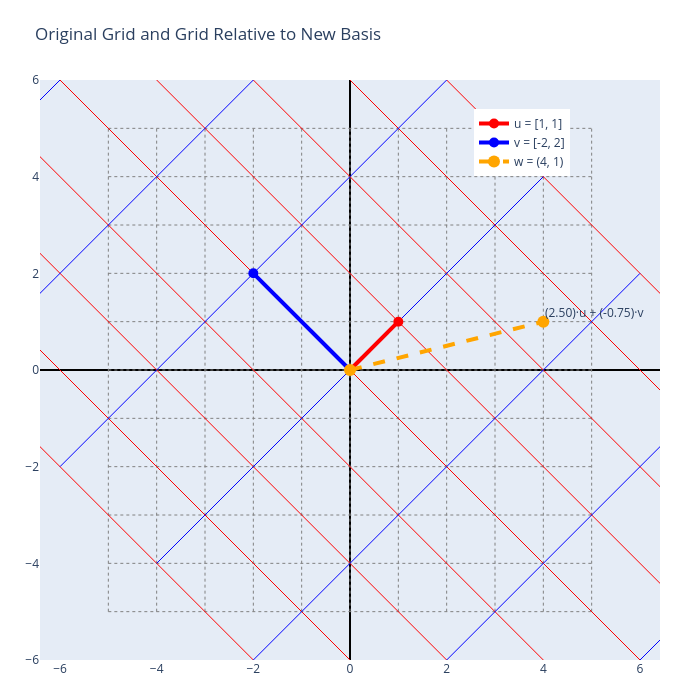

This figure's notebook cell:
### Code cell
# Define the new basis vectors
u = np.array([1, 1])
v = np.array([-2, 2])

fig = show_basis_vectors(u, v)
fig.show()

### Figure 1 — Plotly figure (JSON) as saved in the notebook; plotly's stock layout.template omitted (floating-point values rounded to 4 significant figures)
{"data": [{"hoverinfo": "skip", "line": {"color": "gray", "dash": "dot", "width": 1}, "mode": "lines", "showlegend": false, "type": "scatter", "x": [-5, -5], "y": [-5, 5]}, {"hoverinfo": "skip", "line": {"color": "gray", "dash": "dot", "width": 1}, "mode": "lines", "showlegend": false, "type": "scatter", "x": [-4, -4], "y": [-5, 5]}, {"hoverinfo": "skip", "line": {"color": "gray", "dash": "dot", "width": 1}, "mode": "lines", "showlegend": false, "type": "scatter", "x": [-3, -3], "y": [-5, 5]}, {"hoverinfo": "skip", "line": {"color": "gray", "dash": "dot", "width": 1}, "mode": "lines", "showlegend": false, "type": "scatter", "x": [-2, -2], "y": [-5, 5]}, {"hoverinfo": "skip", "line": {"color": "gray", "dash": "dot", "width": 1}, "mode": "lines", "showlegend": false, "type": "scatter", "x": [-1, -1], "y": [-5, 5]}, {"hoverinfo": "skip", "line": {"color": "gray", "dash": "dot", "width": 1}, "mode": "lines", "showlegend": false, "type": "scatter", "x": [0, 0], "y": [-5, 5]}, {"hoverinfo": "skip", "line": {"color": "gray", "dash": "dot", "width": 1}, "mode": "lines", "showlegend": false, "type": "scatter", "x": [1, 1], "y": [-5, 5]}, {"hoverinfo": "skip", "line": {"color": "gray", "dash": "dot", "width": 1}, "mode": "lines", "showlegend": false, "type": "scatter", "x": [2, 2], "y": [-5, 5]}, {"hoverinfo": "skip", "line": {"color": "gray", "dash": "dot", "width": 1}, "mode": "lines", "showlegend": false, "type": "scatter", "x": [3, 3], "y": [-5, 5]}, {"hoverinfo": "skip", "line": {"color": "gray", "dash": "dot", "width": 1}, "mode": "lines", "showlegend": false, "type": "scatter", "x": [4, 4], "y": [-5, 5]}, {"hoverinfo": "skip", "line": {"color": "gray", "dash": "dot", "width": 1}, "mode": "lines", "showlegend": false, "type": "scatter", "x": [5, 5], "y": [-5, 5]}, {"hoverinfo": "skip", "line": {"color": "gray", "dash": "dot", "width": 1}, "mode": "lines", "showlegend": false, "type": "scatter", "x": [-5, 5], "y": [-5, -5]}, {"hoverinfo": "skip", "line": {"color": "gray", "dash": "dot", "width": 1}, "mode": "lines", "showlegend": false, "type": "scatter", "x": [-5, 5], "y": [-4, -4]}, {"hoverinfo": "skip", "line": {"color": "gray", "dash": "dot", "width": 1}, "mode": "lines", "showlegend": false, "type": "scatter", "x": [-5, 5], "y": [-3, -3]}, {"hoverinfo": "skip", "line": {"color": "gray", "dash": "dot", "width": 1}, "mode": "lines", "showlegend": false, "type": "scatter", "x": [-5, 5], "y": [-2, -2]}, {"hoverinfo": "skip", "line": {"color": "gray", "dash": "dot", "width": 1}, "mode": "lines", "showlegend": false, "type": "scatter", "x": [-5, 5], "y": [-1, -1]}, {"hoverinfo": "skip", "line": {"color": "gray", "dash": "dot", "width": 1}, "mode": "lines", "showlegend": false, "type": "scatter", "x": [-5, 5], "y": [0, 0]}, {"hoverinfo": "skip", "line": {"color": "gray", "dash": "dot", "width": 1}, "mode": "lines", "showlegend": false, "type": "scatter", "x": [-5, 5], "y": [1, 1]}, {"hoverinfo": "skip", "line": {"color": "gray", "dash": "dot", "width": 1}, "mode": "lines", "showlegend": false, "type": "scatter", "x": [-5, 5], "y": [2, 2]}, {"hoverinfo": "skip", "line": {"color": "gray", "dash": "dot", "width": 1}, "mode": "lines", "showlegend": false, "type": "scatter", "x": [-5, 5], "y": [3, 3]}, {"hoverinfo": "skip", "line": {"color": "gray", "dash": "dot", "width": 1}, "mode": "lines", "showlegend": false, "type": "scatter", "x": [-5, 5], "y": [4, 4]}, {"hoverinfo": "skip", "line": {"color": "gray", "dash": "dot", "width": 1}, "mode": "lines", "showlegend": false, "type": "scatter", "x": [-5, 5], "y": [5, 5]}, {"hoverinfo": "skip", "line": {"color": "red", "width": 1}, "mode": "lines", "showlegend": false, "type": "scatter", "x": [4, -12], "y": [-12, 4]}, {"hoverinfo": "skip", "line": {"color": "red", "width": 1}, "mode": "lines", "showlegend": false, "type": "scatter", "x": [5, -11], "y": [-11, 5]}, {"hoverinfo": "skip", "line": {"color": "red", "width": 1}, "mode": "lines", "showlegend": false, "type": "scatter", "x": [6, -10], "y": [-10, 6]}, {"hoverinfo": "skip", "line": {"color": "red", "width": 1}, "mode": "lines", "showlegend": false, "type": "scatter", "x": [7, -9], "y": [-9, 7]}, {"hoverinfo": "skip", "line": {"color": "red", "width": 1}, "mode": "lines", "showlegend": false, "type": "scatter", "x": [8, -8], "y": [-8, 8]}, {"hoverinfo": "skip", "line": {"color": "red", "width": 1}, "mode": "lines", "showlegend": false, "type": "scatter", "x": [9, -7], "y": [-7, 9]}, {"hoverinfo": "skip", "line": {"color": "red", "width": 1}, "mode": "lines", "showlegend": false, "type": "scatter", "x": [10, -6], "y": [-6, 10]}, {"hoverinfo": "skip", "line": {"color": "red", "width": 1}, "mode": "lines", "showlegend": false, "type": "scatter", "x": [11, -5], "y": [-5, 11]}, {"hoverinfo": "skip", "line": {"color": "red", "width": 1}, "mode": "lines", "showlegend": false, "type": "scatter", "x": [12, -4], "y": [-4, 12]}, {"hoverinfo": "skip", "line": {"color": "blue", "width": 1}, "mode": "lines", "showlegend": false, "type": "scatter", "x": [4, 12], "y": [-12, -4]}, {"hoverinfo": "skip", "line": {"color": "blue", "width": 1}, "mode": "lines", "showlegend": false, "type": "scatter", "x": [2, 10], "y": [-10, -2]}, {"hoverinfo": "skip", "line": {"color": "blue", "width": 1}, "mode": "lines", "showlegend": false, "type": "scatter", "x": [0, 8], "y": [-8, 0]}, {"hoverinfo": "skip", "line": {"color": "blue", "width": 1}, "mode": "lines", "showlegend": false, "type": "scatter", "x": [-2, 6], "y": [-6, 2]}, {"hoverinfo": "skip", "line": {"color": "blue", "width": 1}, "mode": "lines", "showlegend": false, "type": "scatter", "x": [-4, 4], "y": [-4, 4]}, {"hoverinfo": "skip", "line": {"color": "blue", "width": 1}, "mode": "lines", "showlegend": false, "type": "scatter", "x": [-6, 2], "y": [-2, 6]}, {"hoverinfo": "skip", "line": {"color": "blue", "width": 1}, "mode": "lines", "showlegend": false, "type": "scatter", "x": [-8, 0], "y": [0, 8]}, {"hoverinfo": "skip", "line": {"color": "blue", "width": 1}, "mode": "lines", "showlegend": false, "type": "scatter", "x": [-10, -2], "y": [2, 10]}, {"hoverinfo": "skip", "line": {"color": "blue", "width": 1}, "mode": "lines", "showlegend": false, "type": "scatter", "x": [-12, -4], "y": [4, 12]}, {"line": {"color": "red", "width": 4}, "marker": {"size": 10}, "mode": "lines+markers", "name": "u = [1, 1]", "type": "scatter", "x": [0, 1], "y": [0, 1]}, {"line": {"color": "blue", "width": 4}, "marker": {"size": 10}, "mode": "lines+markers", "name": "v = [-2, 2]", "type": "scatter", "x": [0, -2], "y": [0, 2]}, {"line": {"color": "orange", "dash": "dash", "width": 4}, "marker": {"size": 12}, "mode": "lines+markers", "name": "w = (4, 1)", "type": "scatter", "x": [0, 4], "y": [0, 1]}, {"marker": {"color": "rgba(0,0,0,0)", "size": 1}, "mode": "markers+text", "showlegend": false, "text": ["(2.50)·u + (-0.75)·v"], "textposition": "top right", "type": "scatter", "x": [4], "y": [1]}], "layout": {"height": 700, "legend": {"x": 0.7, "y": 0.95}, "margin": {"b": 40, "l": 40, "r": 40, "t": 80}, "title": {"text": "Original Grid and Grid Relative to New Basis"}, "width": 700, "xaxis": {"range": [-6, 6], "showgrid": false, "zeroline": true, "zerolinecolor": "black"}, "yaxis": {"range": [-6, 6], "scaleanchor": "x", "scaleratio": 1, "showgrid": false, "zeroline": true, "zerolinecolor": "black"}}}
